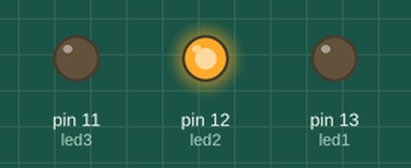
A sketch run on a simulated Arduino Uno, built with avr-gcc and run on an emulated ATmega328P. Shown: output pins drawn as LEDs (lit = HIGH).

Above: at 0.15 s.
At 1.05 s:
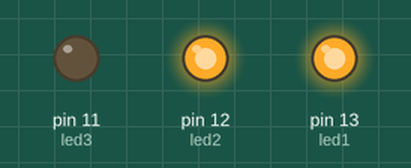
At 2.55 s:
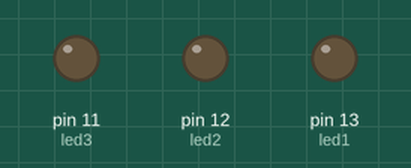
At 4.96 s:
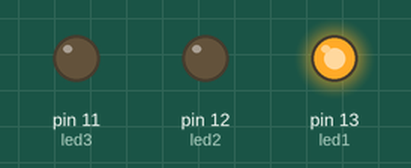
At 9.47 s:
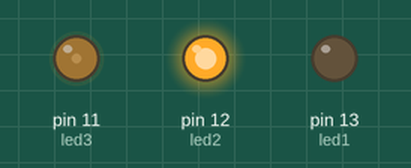
Timing chart, 0 to 9.4 s (numbered marks = the images above):
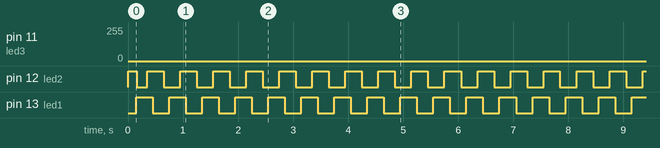

Measured:
- by itself, pin 12 (led2): goes HIGH 0.16 s, LOW 0.20 s, 15 × (HIGH 0.30 s, LOW 0.30 s), then HIGH
- by itself, pin 13 (led1): alternates HIGH for 0.30 s and LOW for 0.30 s

The sketch:

relatorio2.ino
```cpp
const int led1 = 13;
const int led2 = 12;
const int led3 = 11;
const int intervalo = 200;
const int tempoAumento = 300;
const int tempoReducao = 300;
const int tempoCiclo = tempoAumento + tempoReducao;
void setup() {
  pinMode(led1, OUTPUT);
  pinMode(led2, OUTPUT);
  pinMode(led3, OUTPUT);
}
void loop() {
  unsigned long tempo = millis();
  controlarFadeLED(led1, tempo, 0);
  controlarFadeLED(led2, tempo, intervalo);
  controlarFadeLED(led3, tempo, 2 * intervalo);
}
void controlarFadeLED(int pin, unsigned long tempoAtual, int atrasoInicio) {

  unsigned long tempoRelativo = (tempoAtual - atrasoInicio) % (3 * intervalo);

  int valorPWM = 0;
  if (tempoRelativo < tempoAumento) {
    // Fase de subida
    valorPWM = map(tempoRelativo, 0,
                   tempoAumento, 0, 255);
  } else if (tempoRelativo < tempoCiclo) {
    // Fase de descida
    valorPWM = map(tempoRelativo - tempoAumento,
                   0, tempoReducao, 255, 0);
  } else {
    valorPWM = 0;
  }
  analogWrite(pin, valorPWM);
}
```
